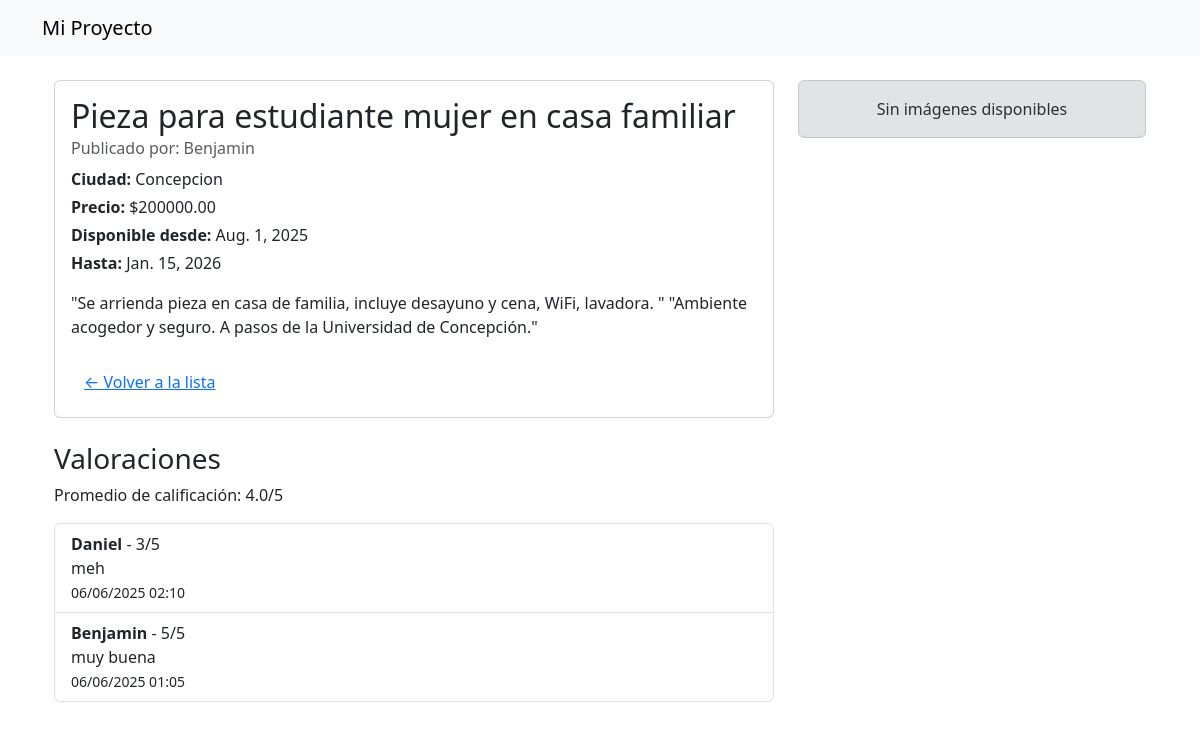
The app's page /listings/4/ with its own data.
### listings/models.py (models this page shows, shortened)
class Room(models.Model):
    owner = models.ForeignKey(settings.AUTH_USER_MODEL, on_delete=models.CASCADE)
    title = models.CharField(max_length=100)
    description = models.TextField()
    price = models.DecimalField(max_digits=8, decimal_places=2)
    city = models.CharField(max_length=100)
    address = models.CharField(max_length=200)
    available_from = models.DateField()
    available_to = models.DateField()
    created_at = models.DateTimeField(auto_now_add=True)
    archived = models.BooleanField(default=False)  # Nuevo campo

### accounts/models.py (models this page shows, shortened)
class User(AbstractUser):
    USER_ROLES = (
        ('student', 'Estudiante'),
        ('landlord', 'Arrendador'),
    )
    role = models.CharField(max_length=10, choices=USER_ROLES)
    university = models.CharField(max_length=100, blank=True, null=True)
    phone = models.CharField(max_length=20, blank=True, null=True)
    profile_image = models.ImageField(upload_to='profiles/', blank=True, null=True)
    birth_date = models.DateField(blank=True, null=True)  # Nuevo campo

### reviews/models.py (models this page shows, shortened)
class Review(models.Model):
    room = models.ForeignKey(Room, related_name='reviews', on_delete=models.CASCADE)
    user = models.ForeignKey(settings.AUTH_USER_MODEL, on_delete=models.CASCADE)
    rating = models.PositiveSmallIntegerField(choices=[(i, i) for i in range(1, 6)])
    comment = models.TextField()
    created_at = models.DateTimeField(auto_now_add=True)
    class Meta:
        unique_together = ('room', 'user')
        ordering = ['-created_at']

### listings/views.py (the view)
# urls.py: path('<int:pk>/', views.room_detail, name='room_detail'),
def room_detail(request, pk):
    room = get_object_or_404(Room, pk=pk)
    already_booked = False
    if request.user.is_authenticated:
        already_booked = Booking.objects.filter(
            room=room,
            student=request.user,
            status__in=['pending', 'approved'],
        ).exists()
    average_rating = room.reviews.aggregate(Avg('rating'))['rating__avg']
    user_reviewed = False
    if request.user.is_authenticated:
        user_reviewed = room.reviews.filter(user=request.user).exists()
    approved_booking = room.bookings.filter(status='approved').first()
    can_view = not room.archived or request.user == room.owner or (approved_booking and approved_booking.student == request.user)
    if not can_view:
        return redirect('listings:room_list')
    return render(request, 'listings/room_detail.html', {
        'room': room,
        'already_booked': already_booked,
        'average_rating': average_rating,
        'user_reviewed': user_reviewed,
    })

### templates/listings/room_detail.html (shortened to what this page needs)
{% extends 'base/base.html' %}
{% load static %}
{% block extra_head %}
<link rel="stylesheet" href="{% static 'css/room_detail.css' %}">
{% endblock %}
{% block content %}
<div class="container mt-4">
  <div class="row">
    <div class="col-md-8">
      <div class="card mb-4">
        <div class="card-body">
          <h2 class="card-title">{{ room.title }}</h2>
          <h6 class="card-subtitle mb-2 text-muted">Publicado por: {{ room.owner.username }}</h6>
          <p class="mb-1"><strong>Ciudad:</strong> {{ room.city }}</p>
          <p class="mb-1"><strong>Precio:</strong> ${{ room.price }}</p>
          <p class="mb-1"><strong>Disponible desde:</strong> {{ room.available_from }}</p>
          <p class="mb-3"><strong>Hasta:</strong> {{ room.available_to }}</p>
          <p class="card-text">{{ room.description }}</p>
          <a href="{% url 'listings:room_list' %}" class="btn btn-link mt-2">← Volver a la lista</a>
        </div>
      </div>
      {% include "reviews/review_list.html" with reviews=room.reviews.all user_reviewed=user_reviewed room=room average_rating=average_rating %}
    </div>
    <div class="col-md-4">
      {% if room.images.all %}
        <div id="roomImagesCarousel" class="carousel slide mb-4" data-bs-ride="carousel">
          <div class="carousel-inner">
            {% for img in room.images.all %}
              <div class="carousel-item {% if forloop.first %}active{% endif %}">
                <img src="{{ img.image.url }}" class="d-block w-100 rounded" alt="Foto de la habitación">
              </div>
            {% endfor %}
          </div>
          {% if room.images.count > 1 %}
            <button class="carousel-control-prev" type="button" data-bs-target="#roomImagesCarousel" data-bs-slide="prev">
              <span class="carousel-control-prev-icon" aria-hidden="true"></span>
              <span class="visually-hidden">Anterior</span>
            </button>
            <button class="carousel-control-next" type="button" data-bs-target="#roomImagesCarousel" data-bs-slide="next">
              <span class="carousel-control-next-icon" aria-hidden="true"></span>
              <span class="visually-hidden">Siguiente</span>
            </button>
          {% endif %}
        </div>
      {% else %}
        <div class="alert alert-secondary text-center">Sin imágenes disponibles</div>
      {% endif %}
    </div>
  </div>
</div>
{% endblock %}

### templates/reviews/review_list.html (shortened to what this page needs)
<h3>Valoraciones</h3>
{% if reviews %}
    <p>Promedio de calificación: {{ average_rating|floatformat:1 }}/5</p>
    <ul class="list-group mb-3">
        {% for review in reviews %}
            <li class="list-group-item">
                <strong>{{ review.user.username }}</strong> - {{ review.rating }}/5<br>
                {{ review.comment }}<br>
                <small>{{ review.created_at|date:"d/m/Y H:i" }}</small>
            </li>
        {% endfor %}
    </ul>
{% else %}
    <p>No hay valoraciones aún.</p>
{% endif %}

### records on screen
Room: title "Pieza para estudiante mujer en casa familiar", owner.username "Benjamin", city "Concepcion", price "200000.00", available_from "Aug. 1, 2025", available_to "Jan. 15, 2026", description "\"Se arrienda pieza en casa de familia, incluye desayuno y cena, WiFi, lavadora. \" \"Ambiente acogedor y seguro. A pasos de la Universidad de Concepción.\""
Review: user.username "Daniel", rating "3", comment "meh", created_at "06/06/2025 02:10"
Review: user.username "Benjamin", rating "5", comment "muy buena", created_at "06/06/2025 01:05"

### other values on screen
{{ average_rating|floatformat:1 }} "4.0"
